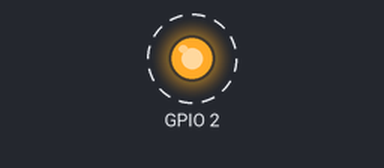
The sketch below on a simulated ESP8266 (NodeMCU). On the bench: output pins drawn as LEDs (lit = HIGH). Dashed ring = blinking. WiFi joins after 1.5 s; servers stay silent unless stated; what the sketch prints to the serial monitor is not drawn.

Above: at 2.0 s.
Timing chart, 0 to 6.1 s (numbered marks = the images above):
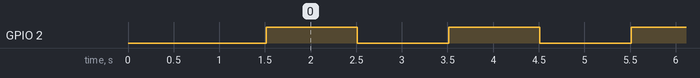

The sketch:

sketch_feb25a.ino
```cpp
#include <ESP8266WiFi.h>

const char* ssid = "ESP8266nodeMCU"; // Rellena con el nombre de tu red WiFi
const char* password = "esp8266#"; // Rellena con la contraseña de tu red WiFi

void setup() {
  Serial.begin(115200);
  delay(10);
  pinMode(2, OUTPUT);

  // Conectamos a la red WiFi

  Serial.println();
  Serial.println();
  Serial.print("Connecting to ");
  Serial.println(ssid);

  /* Configuramos el ESP8266 como cliente WiFi. Si no lo hacemos
     se configurará como cliente y punto de acceso al mismo tiempo */
  WiFi.mode(WIFI_STA); // Modo cliente WiFi
  WiFi.begin(ssid, password);

  // Esperamos a que estemos conectados a la red WiFi
  while (WiFi.status() != WL_CONNECTED) {
    delay(500);
    Serial.print(".");
  }

  Serial.println("");
  Serial.println("WiFi connected");
  Serial.println("IP address: ");
  Serial.println(WiFi.localIP()); // Mostramos la IP
}

void loop() {
  digitalWrite(2, HIGH);
  delay(1000);
  digitalWrite(2, LOW);
  delay(1000);
}
```

Measured:
- by itself, GPIO 2: alternates HIGH for 1.0 s and LOW for 1.0 s
